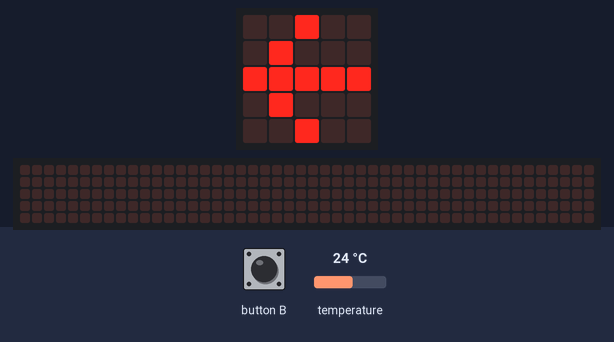
A program run on a simulated BBC micro:bit (MakeCode). Shown: the board's 5×5 LED display, a strip that is not on the board, showing the scrolling text unrolled. Inputs (shaded band) come from the test bench; at power-on: temperature 24 °C. The 48×5 strip is a reading aid, not a part: it shows the text the display is scrolling, unrolled, one strip-width of it at a time.

Above: at 1.2 s.
1.3 s: button B pressed for 1.25 s
At 2.11 s:
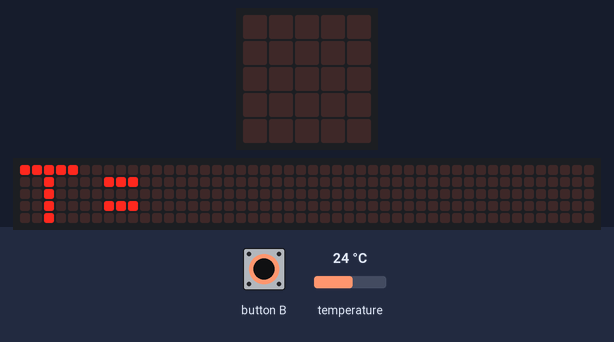
At 2.56 s:
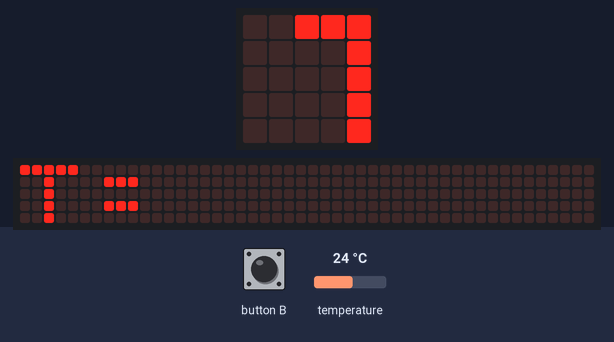
4.0 s: temperature set to 12 °C
At 7.21 s:
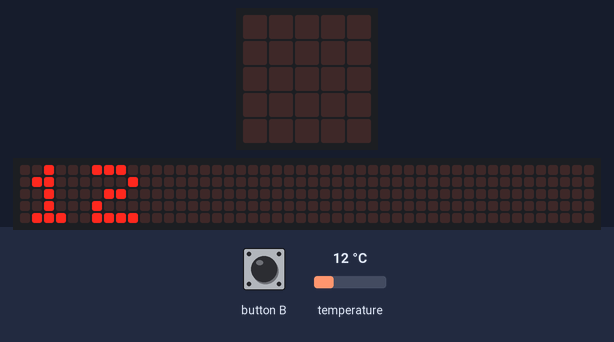

Measured:
- after the input at 1.3 s, the display: first differs from a run without the input after 0.74 s (image 1)
- what the display in image 3 shows lasts 0.4 s, from 7.0 s to 7.4 s

The program:

main.ts
```typescript
basic.forever(function () {
    if (input.buttonIsPressed(Button.B)) {
        basic.clearScreen()
        basic.showString("T=")
        basic.showNumber(input.temperature())
        basic.showString("DEGRES")
    } else {
        basic.showLeds(`
            . . # . .
            . # . . .
            # # # # #
            . # . . .
            . . # . .
            `)
        basic.pause(200)
        basic.showLeds(`
            . . . . .
            . . . . .
            . . . . .
            . . . . .
            . . . . .
            `)
    }
})
```

test.ts
```typescript
// les tests vont ici ; cela ne sera pas compilé si ce paquet est utilisé en tant qu'extension.
```
